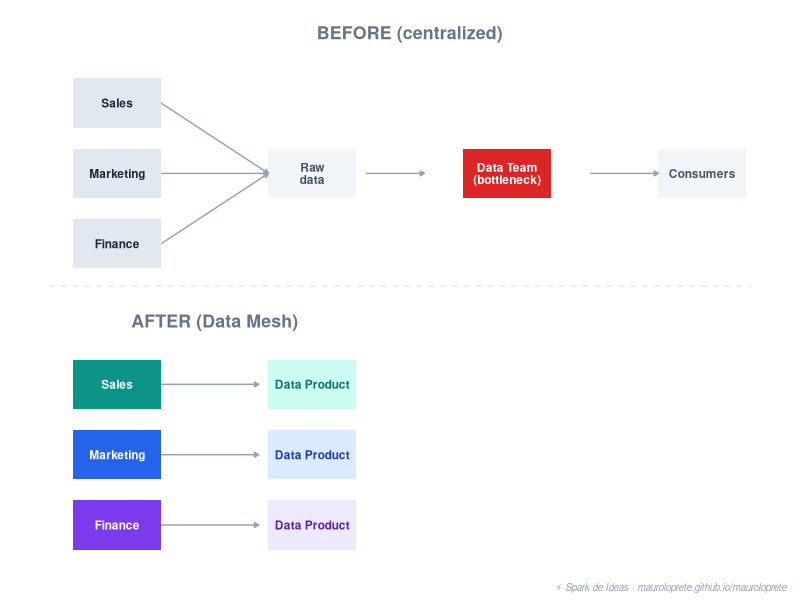
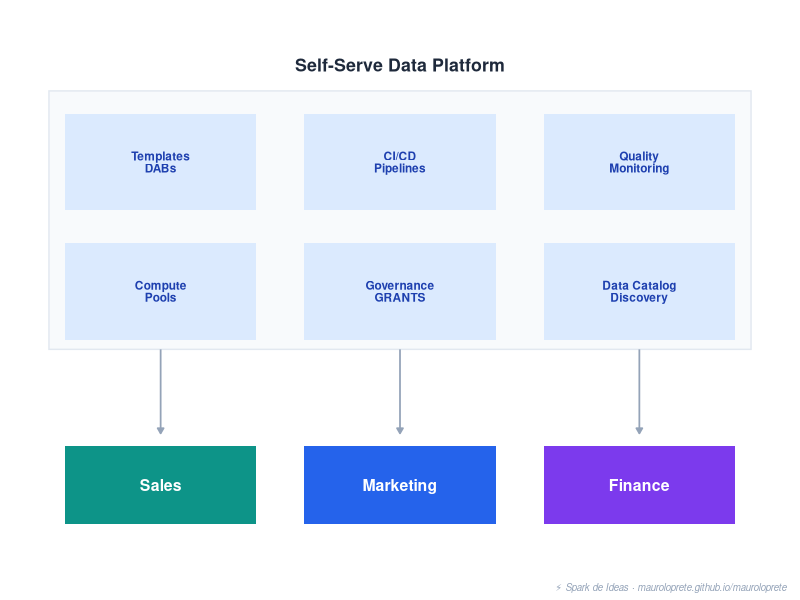

Recreate these plots in R, in order.
## ---- chunk 1
#| echo: false
#| warning: false
#| message: false
#| fig-width: 8
#| fig-height: 4
#| fig-align: center
#| fig-cap: "Before vs after: a centralized data team as a bottleneck vs domains owning their Data Products."

library(ggplot2)

# --- BEFORE (centralized) ---
before_nodes <- data.frame(
  x     = c(1, 1, 1, 3, 5, 7),
  y     = c(3, 2, 1, 2, 2, 2),
  label = c("Sales", "Marketing", "Finance", "Raw\ndata", "Data Team\n(bottleneck)", "Consumers"),
  color = c("#e2e8f0","#e2e8f0","#e2e8f0","#f1f5f9","#dc2626","#f1f5f9"),
  text_color = c("#1e293b","#1e293b","#1e293b","#475569","#ffffff","#475569")
)

before_arrows <- data.frame(
  x = c(1.45, 1.45, 1.45, 3.55, 5.85),
  xend = c(2.55, 2.55, 2.55, 4.15, 6.55),
  y = c(3, 2, 1, 2, 2),
  yend = c(2, 2, 2, 2, 2)
)

# --- AFTER (Data Mesh) ---
after_nodes <- data.frame(
  x = c(1, 1, 1, 3, 3, 3),
  y = c(-1, -2, -3, -1, -2, -3),
  label = c("Sales", "Marketing", "Finance", "Data Product", "Data Product", "Data Product"),
  color = c("#0d9488","#2563eb","#7c3aed","#ccfbf1","#dbeafe","#ede9fe"),
  text_color = c("#ffffff","#ffffff","#ffffff","#0f766e","#1e40af","#5b21b6")
)

after_arrows <- data.frame(
  x = c(1.45, 1.45, 1.45), xend = c(2.45, 2.45, 2.45),
  y = c(-1, -2, -3), yend = c(-1, -2, -3)
)

ggplot() +
  # Titles

  annotate("text", x = 4, y = 4.0, label = "BEFORE (centralized)", fontface = "bold", size = 4.5, color = "#64748b") +
  annotate("text", x = 2, y = -0.1, label = "AFTER (Data Mesh)", fontface = "bold", size = 4.5, color = "#64748b") +
  # Before
  geom_tile(data = before_nodes, aes(x = x, y = y, fill = color),
            width = 0.9, height = 0.7, color = NA, show.legend = FALSE) +
  geom_text(data = before_nodes, aes(x = x, y = y, label = label, color = text_color),
            size = 3, fontface = "bold", lineheight = 0.85, show.legend = FALSE) +
  geom_segment(data = before_arrows, aes(x = x, xend = xend, y = y, yend = yend),
               arrow = arrow(length = unit(0.12, "cm"), type = "closed"),
               color = "#94a3b8", linewidth = 0.5) +
  # After
  geom_tile(data = after_nodes, aes(x = x, y = y, fill = color),
            width = 0.9, height = 0.7, color = NA, show.legend = FALSE) +
  geom_text(data = after_nodes, aes(x = x, y = y, label = label, color = text_color),
            size = 3, fontface = "bold", show.legend = FALSE) +
  geom_segment(data = after_arrows, aes(x = x, xend = xend, y = y, yend = yend),
               arrow = arrow(length = unit(0.12, "cm"), type = "closed"),
               color = "#94a3b8", linewidth = 0.5) +
  # Divider
  annotate("segment", x = 0.3, xend = 7.5, y = 0.4, yend = 0.4,
           color = "#e2e8f0", linewidth = 0.5, linetype = "dashed") +
  scale_fill_identity() +
  scale_color_identity() +
  labs(caption = "\u26a1 Spark de Ideas \u00b7 mauroloprete.github.io/mauroloprete") +
  theme_void() +
  theme(plot.margin = margin(5, 10, 5, 10),
        plot.caption = element_text(color = "#94a3b8", size = 7, hjust = 1, face = "italic"))
## ---- chunk 2
#| echo: false
#| warning: false
#| message: false
#| fig-width: 7
#| fig-height: 3.5
#| fig-align: center
#| fig-cap: "Self-Serve Data Platform: the platform provides templates, CI/CD, governance, and compute to the domains."

library(ggplot2)

# Platform components (2 rows of 3)
platform <- data.frame(
  x = c(1, 2.5, 4, 1, 2.5, 4),
  y = c(3, 3, 3, 2, 2, 2),
  label = c("Templates\nDABs", "CI/CD\nPipelines", "Quality\nMonitoring",
            "Compute\nPools", "Governance\nGRANTS", "Data Catalog\nDiscovery")
)

# Domains
domains <- data.frame(
  x = c(1, 2.5, 4),
  y = c(0.5, 0.5, 0.5),
  label = c("Sales", "Marketing", "Finance"),
  color = c("#0d9488", "#2563eb", "#7c3aed")
)

arrows <- data.frame(x = c(1, 2.5, 4), y = 1.55, yend = 0.9)

ggplot() +
  # Platform background
  annotate("rect", xmin = 0.3, xmax = 4.7, ymin = 1.55, ymax = 3.55,
           fill = "#f8fafc", color = "#e2e8f0", linewidth = 0.5) +
  annotate("text", x = 2.5, y = 3.75, label = "Self-Serve Data Platform",
           fontface = "bold", size = 4.5, color = "#1e293b") +
  # Platform tiles
  geom_tile(data = platform, aes(x = x, y = y), width = 1.2, height = 0.75,
            fill = "#dbeafe", color = NA) +
  geom_text(data = platform, aes(x = x, y = y, label = label),
            size = 3, color = "#1e40af", fontface = "bold", lineheight = 0.85) +
  # Arrows
  geom_segment(data = arrows, aes(x = x, xend = x, y = y, yend = yend),
               arrow = arrow(length = unit(0.15, "cm"), type = "closed"),
               color = "#94a3b8", linewidth = 0.6) +
  # Domains
  geom_tile(data = domains, aes(x = x, y = y, fill = color),
            width = 1.2, height = 0.6, color = NA, show.legend = FALSE) +
  geom_text(data = domains, aes(x = x, y = y, label = label),
            size = 4, color = "white", fontface = "bold") +
  scale_fill_identity() +
  coord_cartesian(ylim = c(0, 4)) +
  labs(caption = "\u26a1 Spark de Ideas \u00b7 mauroloprete.github.io/mauroloprete") +
  theme_void() +
  theme(plot.margin = margin(5, 10, 5, 10),
        plot.caption = element_text(color = "#94a3b8", size = 7, hjust = 1, face = "italic"))
